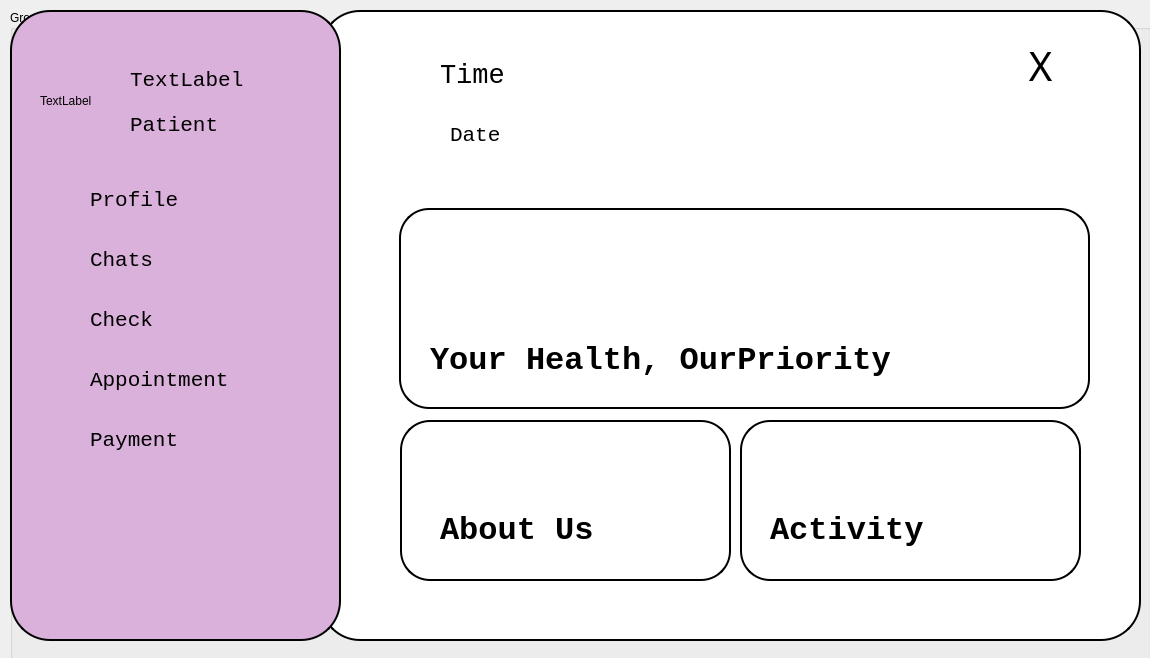
<?xml version="1.0" encoding="UTF-8"?>
<ui version="4.0">
 <class>patPage</class>
 <widget class="QWidget" name="patPage">
  <property name="geometry">
   <rect>
    <x>0</x>
    <y>0</y>
    <width>1150</width>
    <height>658</height>
   </rect>
  </property>
  <property name="windowTitle">
   <string>Form</string>
  </property>
  <widget class="QGroupBox" name="gB">
   <property name="geometry">
    <rect>
     <x>10</x>
     <y>10</y>
     <width>1141</width>
     <height>691</height>
    </rect>
   </property>
   <property name="title">
    <string>GroupBox</string>
   </property>
   <widget class="QWidget" name="main_gB" native="true">
    <property name="geometry">
     <rect>
      <x>310</x>
      <y>0</y>
      <width>821</width>
      <height>631</height>
     </rect>
    </property>
    <property name="font">
     <font>
      <family>Monospace</family>
     </font>
    </property>
    <property name="styleSheet">
     <string notr="true">QWidget{
	background-color:white;
	border:2px solid black;
	border-radius:40px;
}</string>
    </property>
    <widget class="QPushButton" name="closeBtn1">
     <property name="geometry">
      <rect>
       <x>690</x>
       <y>30</y>
       <width>61</width>
       <height>51</height>
      </rect>
     </property>
     <property name="font">
      <font>
       <family>Titillium Web</family>
       <pointsize>30</pointsize>
      </font>
     </property>
     <property name="styleSheet">
      <string notr="true">QPushButton
{
	border:none;
	background-color:white;
	border-radius:20px;
}
QPushButton:Hover
{
	fontsize:20;
	border:none;
	background-color:rgb(28, 130, 255);
	border-radius:20px;
	color:red;
}</string>
     </property>
     <property name="text">
      <string>X</string>
     </property>
    </widget>
    <widget class="QLabel" name="dateLbl">
     <property name="geometry">
      <rect>
       <x>130</x>
       <y>110</y>
       <width>151</width>
       <height>31</height>
      </rect>
     </property>
     <property name="font">
      <font>
       <family>Monospace</family>
       <pointsize>16</pointsize>
       <weight>50</weight>
       <italic>false</italic>
       <bold>false</bold>
      </font>
     </property>
     <property name="styleSheet">
      <string notr="true">QLabel{
	border:none;
	background-color:transparent;
}</string>
     </property>
     <property name="text">
      <string>Date</string>
     </property>
    </widget>
    <widget class="QLabel" name="timeLbl">
     <property name="geometry">
      <rect>
       <x>120</x>
       <y>40</y>
       <width>121</width>
       <height>51</height>
      </rect>
     </property>
     <property name="font">
      <font>
       <family>Monospace</family>
       <pointsize>20</pointsize>
       <weight>50</weight>
       <italic>false</italic>
       <bold>false</bold>
      </font>
     </property>
     <property name="styleSheet">
      <string notr="true">QLabel{
	border:none;
	background-color:transparent;
}</string>
     </property>
     <property name="text">
      <string>Time</string>
     </property>
    </widget>
    <widget class="QGroupBox" name="groupBox_3">
     <property name="geometry">
      <rect>
       <x>70</x>
       <y>170</y>
       <width>731</width>
       <height>421</height>
      </rect>
     </property>
     <property name="styleSheet">
      <string notr="true">border:none;
</string>
     </property>
     <property name="title">
      <string/>
     </property>
     <widget class="QPushButton" name="pushButton_7">
      <property name="geometry">
       <rect>
        <x>350</x>
        <y>240</y>
        <width>341</width>
        <height>161</height>
       </rect>
      </property>
      <property name="styleSheet">
       <string notr="true">QWidget{
	background-color:white;
	border:2px solid black;
	border-radius:30px;
}</string>
      </property>
      <property name="text">
       <string/>
      </property>
     </widget>
     <widget class="QPushButton" name="pushButton_8">
      <property name="geometry">
       <rect>
        <x>10</x>
        <y>240</y>
        <width>331</width>
        <height>161</height>
       </rect>
      </property>
      <property name="styleSheet">
       <string notr="true">QWidget{
	background-color:white;
	border:2px solid black;
	border-radius:30px;
}</string>
      </property>
      <property name="text">
       <string/>
      </property>
     </widget>
     <widget class="QPushButton" name="pushButton_6">
      <property name="geometry">
       <rect>
        <x>9</x>
        <y>28</y>
        <width>691</width>
        <height>201</height>
       </rect>
      </property>
      <property name="styleSheet">
       <string notr="true">QWidget{
	background-color:white;
	border:2px solid black;
	border-radius:30px;
}</string>
      </property>
      <property name="text">
       <string/>
      </property>
     </widget>
     <widget class="QLabel" name="label_3">
      <property name="geometry">
       <rect>
        <x>40</x>
        <y>150</y>
        <width>491</width>
        <height>61</height>
       </rect>
      </property>
      <property name="font">
       <font>
        <family>Monospace</family>
        <pointsize>24</pointsize>
        <weight>75</weight>
        <bold>true</bold>
       </font>
      </property>
      <property name="text">
       <string>Your Health, OurPriority</string>
      </property>
     </widget>
     <widget class="QLabel" name="label_4">
      <property name="geometry">
       <rect>
        <x>50</x>
        <y>320</y>
        <width>171</width>
        <height>61</height>
       </rect>
      </property>
      <property name="font">
       <font>
        <family>Monospace</family>
        <pointsize>24</pointsize>
        <weight>75</weight>
        <bold>true</bold>
       </font>
      </property>
      <property name="text">
       <string>About Us</string>
      </property>
     </widget>
     <widget class="QLabel" name="label_5">
      <property name="geometry">
       <rect>
        <x>380</x>
        <y>320</y>
        <width>171</width>
        <height>61</height>
       </rect>
      </property>
      <property name="font">
       <font>
        <family>Monospace</family>
        <pointsize>24</pointsize>
        <weight>75</weight>
        <bold>true</bold>
       </font>
      </property>
      <property name="text">
       <string>Activity</string>
      </property>
     </widget>
    </widget>
   </widget>
   <widget class="QGroupBox" name="button_gB">
    <property name="geometry">
     <rect>
      <x>0</x>
      <y>0</y>
      <width>331</width>
      <height>631</height>
     </rect>
    </property>
    <property name="styleSheet">
     <string notr="true">QGroupBox{
	background-color:#DAB1DA;
	border:2px solid black;
	border-radius:40px;
}</string>
    </property>
    <property name="title">
     <string/>
    </property>
    <widget class="QPushButton" name="patProfile_btn">
     <property name="geometry">
      <rect>
       <x>80</x>
       <y>160</y>
       <width>251</width>
       <height>60</height>
      </rect>
     </property>
     <property name="font">
      <font>
       <family>Monospace</family>
       <pointsize>16</pointsize>
      </font>
     </property>
     <property name="styleSheet">
      <string notr="true">QPushButton
{
	border:none;
	background-color:transparent;
	text-align:left;
}
QPushButton:Hover
{
	fontsize:20;
	border:none;
	background-color:#C17BC1;
	color:#5E095E;
	text-align:left;
}</string>
     </property>
     <property name="text">
      <string>Profile</string>
     </property>
    </widget>
    <widget class="QPushButton" name="pushButton_2">
     <property name="geometry">
      <rect>
       <x>80</x>
       <y>400</y>
       <width>251</width>
       <height>60</height>
      </rect>
     </property>
     <property name="font">
      <font>
       <family>Monospace</family>
       <pointsize>16</pointsize>
      </font>
     </property>
     <property name="styleSheet">
      <string notr="true">QPushButton
{
	border:none;
	background-color:transparent;
	text-align:left;
}
QPushButton:Hover
{
	fontsize:20;
	border:none;
	background-color:#C17BC1;
	color:#5E095E;
	text-align:left;
}</string>
     </property>
     <property name="text">
      <string>Payment</string>
     </property>
    </widget>
    <widget class="QPushButton" name="patAppointment_btn">
     <property name="geometry">
      <rect>
       <x>80</x>
       <y>340</y>
       <width>251</width>
       <height>60</height>
      </rect>
     </property>
     <property name="font">
      <font>
       <family>Monospace</family>
       <pointsize>16</pointsize>
      </font>
     </property>
     <property name="styleSheet">
      <string notr="true">QPushButton
{
	border:none;
	background-color:transparent;
	text-align:left;
}
QPushButton:Hover
{
	fontsize:20;
	border:none;
	background-color:#C17BC1;
	color:#5E095E;
	text-align:left;
}</string>
     </property>
     <property name="text">
      <string>Appointment</string>
     </property>
    </widget>
    <widget class="QPushButton" name="pushButton_3">
     <property name="geometry">
      <rect>
       <x>80</x>
       <y>280</y>
       <width>251</width>
       <height>60</height>
      </rect>
     </property>
     <property name="font">
      <font>
       <family>Monospace</family>
       <pointsize>16</pointsize>
      </font>
     </property>
     <property name="styleSheet">
      <string notr="true">QPushButton
{
	border:none;
	background-color:transparent;
	text-align:left;
}
QPushButton:Hover
{
	fontsize:20;
	border:none;
	background-color:#C17BC1;
	color:#5E095E;
	text-align:left;
}</string>
     </property>
     <property name="text">
      <string>Check</string>
     </property>
    </widget>
    <widget class="QPushButton" name="pushButton_5">
     <property name="geometry">
      <rect>
       <x>80</x>
       <y>220</y>
       <width>251</width>
       <height>60</height>
      </rect>
     </property>
     <property name="font">
      <font>
       <family>Monospace</family>
       <pointsize>16</pointsize>
       <italic>false</italic>
      </font>
     </property>
     <property name="styleSheet">
      <string notr="true">QPushButton
{
	border:none;
	background-color:transparent;
	text-align:left;
}
QPushButton:Hover
{
	fontsize:20;
	border:none;
	background-color:#C17BC1;
	color:#5E095E;
	text-align:left;
}</string>
     </property>
     <property name="text">
      <string>Chats</string>
     </property>
    </widget>
    <widget class="QLabel" name="label_2">
     <property name="geometry">
      <rect>
       <x>30</x>
       <y>40</y>
       <width>81</width>
       <height>101</height>
      </rect>
     </property>
     <property name="text">
      <string>TextLabel</string>
     </property>
    </widget>
    <widget class="QLabel" name="label">
     <property name="geometry">
      <rect>
       <x>120</x>
       <y>100</y>
       <width>91</width>
       <height>31</height>
      </rect>
     </property>
     <property name="font">
      <font>
       <family>Monospace</family>
       <pointsize>16</pointsize>
      </font>
     </property>
     <property name="text">
      <string>Patient</string>
     </property>
    </widget>
    <widget class="QLabel" name="label_userId">
     <property name="geometry">
      <rect>
       <x>120</x>
       <y>40</y>
       <width>141</width>
       <height>61</height>
      </rect>
     </property>
     <property name="font">
      <font>
       <family>Monospace</family>
       <pointsize>16</pointsize>
      </font>
     </property>
     <property name="text">
      <string>TextLabel</string>
     </property>
    </widget>
   </widget>
  </widget>
 </widget>
 <resources/>
 <connections/>
</ui>
